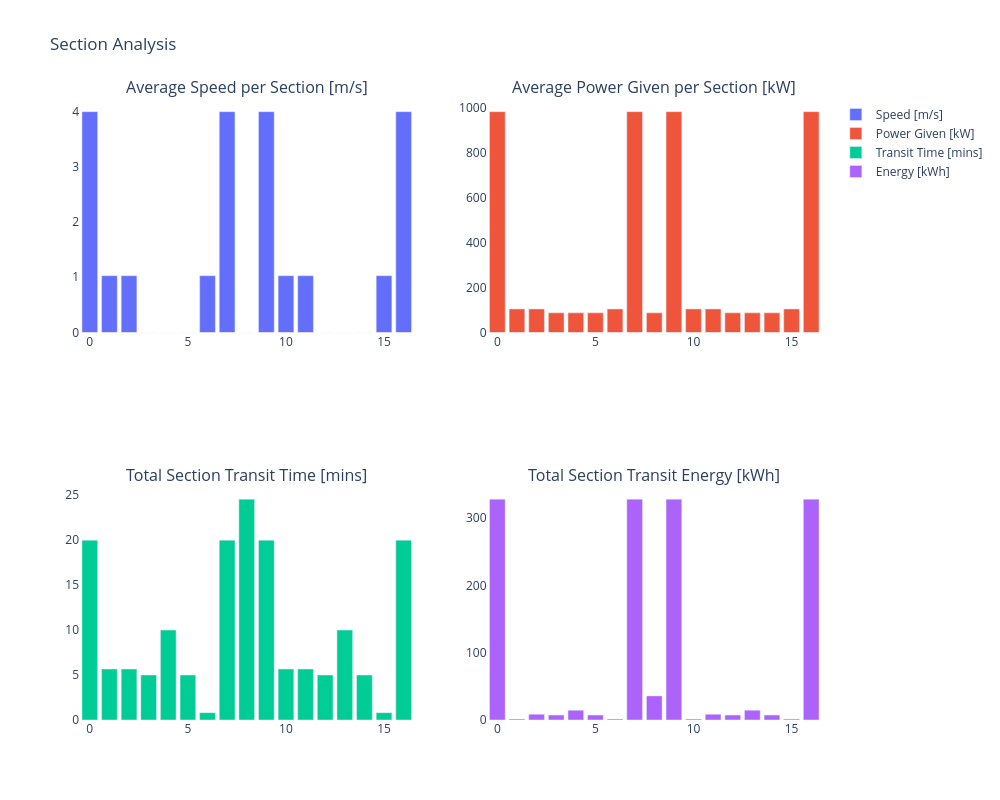

Notebook source saved alongside this figure:
### Markdown cell above
Like the Energy-examples, we can visualize the energy consumption per event:

### Code cell
# Calculate average speed
average_speed = df_eventtable_energy_fuel['distance (m)'] / df_eventtable_energy_fuel['duration (s)']

# Calculate durations in minutes
durations = [
    (row['stop time'] - row['start time']).total_seconds() / 60
    for _, row in df_eventtable_energy_fuel.iterrows()
]

# Create 2x2 subplot figure
fig = make_subplots(rows=2, cols=2, subplot_titles=[
    'Average Speed per Section [m/s]',
    'Average Power Given per Section [kW]',
    'Total Section Transit Time [mins]',
    'Total Section Transit Energy [kWh]'
])

# Add bar charts to subplots
fig.add_trace(go.Bar(x=average_speed.index, y=average_speed, name='Speed [m/s]'), row=1, col=1)
fig.add_trace(go.Bar(x=average_speed.index, y=df_eventtable_energy_fuel['P_given (kW)'], name='Power Given [kW]'), row=1, col=2)
fig.add_trace(go.Bar(x=average_speed.index, y=durations, name='Transit Time [mins]'), row=2, col=1)
fig.add_trace(go.Bar(x=average_speed.index, y=df_eventtable_energy_fuel['total_energy (kWh)'], name='Energy [kWh]'), row=2, col=2)

# Update layout
fig.update_layout(
    height=800,
    width=1000,
    title_text='Section Analysis',
    plot_bgcolor='white'
)

# fig.show()

### Figure 1 — Plotly figure (JSON) as saved in the notebook; plotly's stock layout.template omitted (floating-point values rounded to 4 significant figures)
{"data": [{"name": "Speed [m/s]", "type": "bar", "x": [0, 1, 2, 3, 4, 5, 6, 7, 8, 9, 10, 11, 12, 13, 14, 15, 16], "xaxis": "x", "y": [4.0, 1.029, 1.029, 0.0, 0.0, 0.0, 1.029, 4.0, 0.0, 4.0, 1.029, 1.029, 0.0, 0.0, 0.0, 1.029, 4.0], "yaxis": "y"}, {"name": "Power Given [kW]", "type": "bar", "x": [0, 1, 2, 3, 4, 5, 6, 7, 8, 9, 10, 11, 12, 13, 14, 15, 16], "xaxis": "x2", "y": [984.7, 105.0, 105.0, 87.5, 87.5, 87.5, 105.0, 984.7, 87.5, 984.7, 105.0, 105.0, 87.5, 87.5, 87.5, 105.0, 984.7], "yaxis": "y2"}, {"name": "Transit Time [mins]", "type": "bar", "x": [0, 1, 2, 3, 4, 5, 6, 7, 8, 9, 10, 11, 12, 13, 14, 15, 16], "xaxis": "x3", "y": [20, 5.667, 5.667, 5, 10, 5, 0.8167, 20, 24.57, 20, 5.667, 5.667, 5, 10, 5, 0.8167, 20], "yaxis": "y3"}, {"name": "Energy [kWh]", "type": "bar", "x": [0, 1, 2, 3, 4, 5, 6, 7, 8, 9, 10, 11, 12, 13, 14, 15, 16], "xaxis": "x4", "y": [328.2, 1.418, 8.506, 7.292, 14.58, 7.292, 1.418, 328.2, 35.82, 328.2, 1.418, 8.506, 7.292, 14.58, 7.292, 1.418, 328.2], "yaxis": "y4"}], "layout": {"annotations": [{"font": {"size": 16}, "showarrow": false, "text": "Average Speed per Section [m/s]", "x": 0.225, "xanchor": "center", "xref": "paper", "y": 1, "yanchor": "bottom", "yref": "paper"}, {"font": {"size": 16}, "showarrow": false, "text": "Average Power Given per Section [kW]", "x": 0.775, "xanchor": "center", "xref": "paper", "y": 1, "yanchor": "bottom", "yref": "paper"}, {"font": {"size": 16}, "showarrow": false, "text": "Total Section Transit Time [mins]", "x": 0.225, "xanchor": "center", "xref": "paper", "y": 0.375, "yanchor": "bottom", "yref": "paper"}, {"font": {"size": 16}, "showarrow": false, "text": "Total Section Transit Energy [kWh]", "x": 0.775, "xanchor": "center", "xref": "paper", "y": 0.375, "yanchor": "bottom", "yref": "paper"}], "height": 800, "plot_bgcolor": "white", "title": {"text": "Section Analysis"}, "width": 1000, "xaxis": {"anchor": "y", "domain": [0, 0.45]}, "xaxis2": {"anchor": "y2", "domain": [0.55, 1]}, "xaxis3": {"anchor": "y3", "domain": [0, 0.45]}, "xaxis4": {"anchor": "y4", "domain": [0.55, 1]}, "yaxis": {"anchor": "x", "domain": [0.625, 1]}, "yaxis2": {"anchor": "x2", "domain": [0.625, 1]}, "yaxis3": {"anchor": "x3", "domain": [0, 0.375]}, "yaxis4": {"anchor": "x4", "domain": [0, 0.375]}}}
